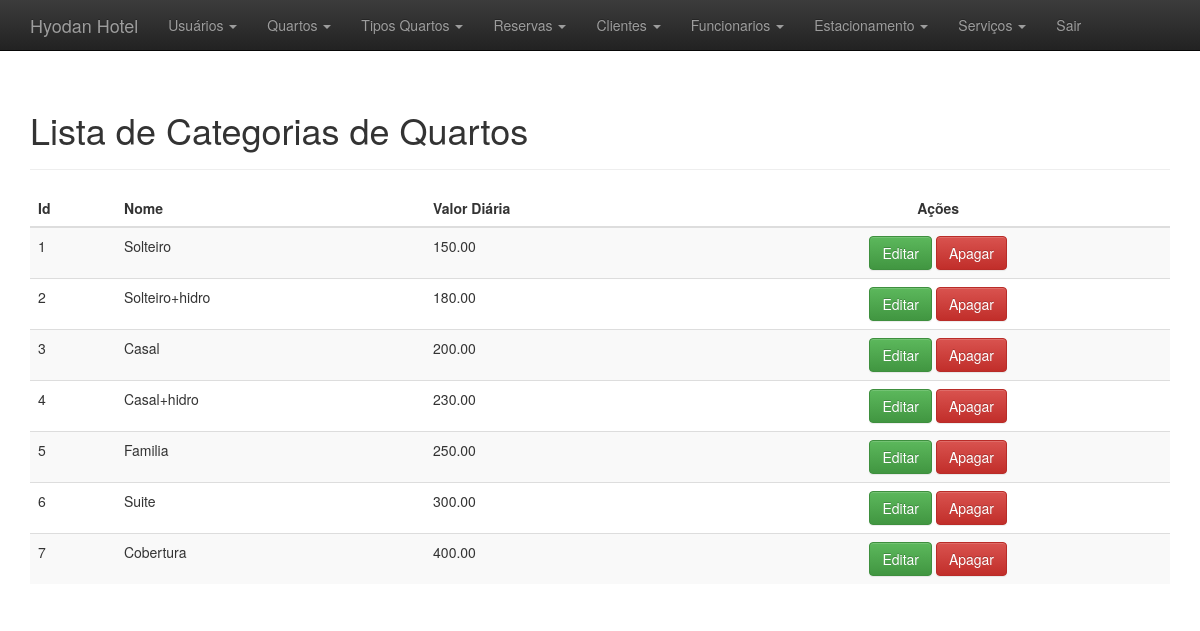
Page /SITE/hotel/administrativo.php?link=11 (signed in) on the committed database.
### tables this page shows
CREATE TABLE IF NOT EXISTS `tiposquartos` (
  `idtipo` int(11) NOT NULL AUTO_INCREMENT,
  `nome` varchar(30) DEFAULT NULL,
  `diaria` float(6,2) DEFAULT NULL,
  PRIMARY KEY (`idtipo`)
);

### SITE/hotel/listar_tipo-quarto.php (the view)
<?php
	$sql = "select * from tiposquartos";
	$selecao = mysqli_query($conexao, $sql);
?>
    <div class="container theme-showcase" role="main">
	    <div class="page-header">
	    	<h1>Lista de Categorias de Quartos</h1>
	    </div>
	<table class="table table-striped">
		<thead>
			<tr>
				<th>Id</th>
				<th>Nome</th>
				<th>Valor Diária</th>
				<th><center>Ações</center></th>
			</tr>
		</thead>
		<tbody>
			<?php
				while($results = mysqli_fetch_assoc($selecao)){
					$id = $results['idtipo'];
					$nome = $results['nome'];
					$diaria = $results['diaria'];
			?>
			<tr>
				<td><?= $id;?></td>
				<td><?= $nome;?></td>
				<td><?= $diaria;?></td>
				<td>
					<center>
						<a href="administrativo.php?link=12&id=<?=$id;?>"><button type="button" class="btn btn-success">Editar</button></a>
						<a href="deletar-tipoquarto.php?id=<?=$id;?>"><button type="button" class="btn btn-danger">Apagar</button></a>
					</center>
				</td>
			</tr>
			<?php }?>
		</tbody>
	</table>
    </div>

### SITE/hotel/administrativo.php (shortened to what this page needs)
<!DOCTYPE html>
<html lang="pt-br">
  <head>
    <link href="css/bootstrap.min.css" rel="stylesheet">
    <link href="css/bootstrap-theme.min.css" rel="stylesheet">
    <link href="css/theme.css" rel="stylesheet">
    <link href="css/mystyle.css" rel="stylesheet">
  </head>
  <body role="document">
	<?php
	   include("menu.php");
		if(isset($_GET['link'])){
            $link = $_GET['link'];
            $pag[1] = "bemvindo.php";
            $pag[2] = "cad_usuario.html";
            $pag[3] = "listar_usuarios.php";
            $pag[4] = "editar-usuario.php";
            $pag[5] = "visual-usuario.php";
            $pag[6] = "cad_quarto.php";
            $pag[7] = "listar_quartos.php";
            $pag[8] = "editar-quarto.php";
            $pag[9] = "visual-quarto.php";
            $pag[10] = "cad_tipo-quarto.html";
            $pag[11] = "listar_tipo-quarto.php";
            $pag[12] = "editar-tipo-quarto.php";
            $pag[13] = "cad_reserva.html";
            $pag[14] = "listar_reservas.php";
            $pag[15] = "editar_reserva.php";
            $pag[16] = "cad_clientes.html";
            $pag[17] = "listar_clientes.php";
            $pag[18] = "editar_clientes.php";
            $pag[28] = "visual-clientes.php";
            $pag[19] = "cad_funcionarios.html";
            $pag[20] = "listar_funcionarios.php";
            $pag[21] = "editar_funcionarios.php";
            $pag[22] = "cad_estacionamento.html";
            $pag[23] = "listar_vagas.php";
            $pag[24] = "editar_estacionamento.php";
            $pag[25] = "cad_servico.html";
            $pag[26] = "listar_servico.php";
            $pag[27] = "editar_servico.php";
            if(file_exists($pag[$link])){
                include($pag[$link]);
            }else{
                include("bemvindo.php");
            }
		}else{
            include("bemvindo.php");
        }
	?>
  </body>
</html>

### SITE/hotel/menu.php (shortened to what this page needs)
<nav class="navbar navbar-inverse navbar-fixed-top">
  <div class="container">
	<div class="navbar-header">
	  <a class="navbar-brand" href="administrativo.php">Hyodan Hotel</a>
	</div>
	<div id="navbar" class="navbar-collapse collapse">
	  <ul class="nav navbar-nav">
		<li class="dropdown">
		  <a href="#" class="dropdown-toggle" data-toggle="dropdown" role="button" aria-haspopup="true" aria-expanded="false">Usuários <span class="caret"></span></a>
		</li>
		<li class="dropdown">
		  <a href="#" class="dropdown-toggle" data-toggle="dropdown" role="button" aria-haspopup="true" aria-expanded="false">Quartos <span class="caret"></span></a>
		</li>
		<li class="dropdown">
		  <a href="#" class="dropdown-toggle" data-toggle="dropdown" role="button" aria-haspopup="true" aria-expanded="false">Tipos Quartos <span class="caret"></span></a>
		</li>
		<li class="dropdown">
		  <a href="#" class="dropdown-toggle" data-toggle="dropdown" role="button" aria-haspopup="true" aria-expanded="false">Reservas <span class="caret"></span></a>
		</li>
		<li class="dropdown">
		  <a href="#" class="dropdown-toggle" data-toggle="dropdown" role="button" aria-haspopup="true" aria-expanded="false">Clientes <span class="caret"></span></a>
		</li>
		<li class="dropdown">
		  <a href="#" class="dropdown-toggle" data-toggle="dropdown" role="button" aria-haspopup="true" aria-expanded="false">Funcionarios <span class="caret"></span></a>
		</li>
		<li class="dropdown">
		  <a href="#" class="dropdown-toggle" data-toggle="dropdown" role="button" aria-haspopup="true" aria-expanded="false">Estacionamento <span class="caret"></span></a>
		</li>
		<li class="dropdown">
		  <a href="#" class="dropdown-toggle" data-toggle="dropdown" role="button" aria-haspopup="true" aria-expanded="false">Serviços <span class="caret"></span></a>
		</li>
		<li><a href="sair.php">Sair</a></li>
	  </ul>
	</div>
  </div>
</nav>

### SITE/hotel/css/theme.css (style rules this page uses)
body { padding-top: 70px; padding-bottom: 30px; }

### rows in the picture
tiposquartos: idtipo "1", nome "Solteiro", diaria "150.00"
tiposquartos: idtipo "2", nome "Solteiro+hidro", diaria "180.00"
tiposquartos: idtipo "3", nome "Casal", diaria "200.00"
tiposquartos: idtipo "4", nome "Casal+hidro", diaria "230.00"
tiposquartos: idtipo "5", nome "Familia", diaria "250.00"
tiposquartos: idtipo "6", nome "Suite", diaria "300.00"
tiposquartos: idtipo "7", nome "Cobertura", diaria "400.00"
